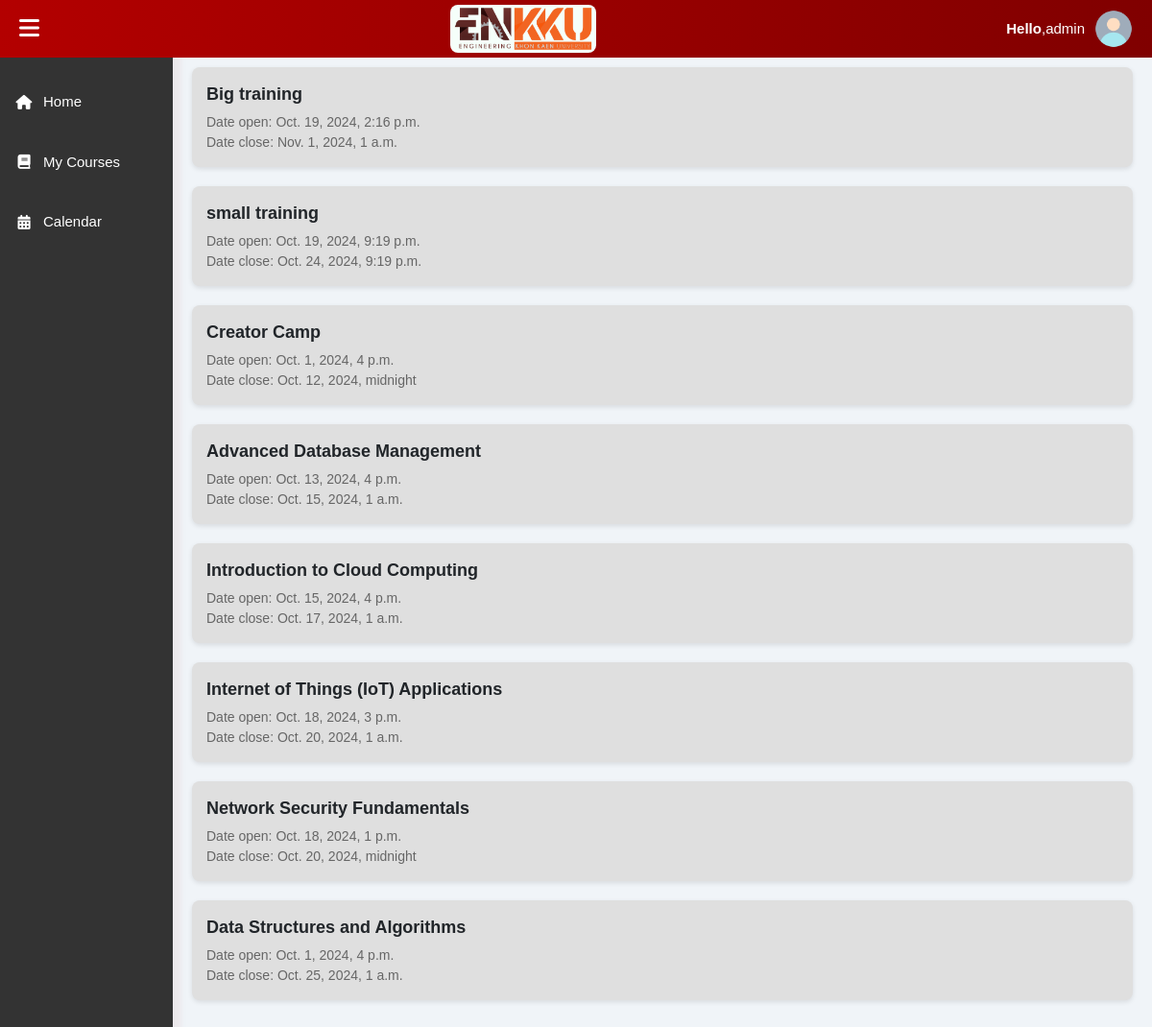
The page /user/calender (signed in) on the database its author committed.
### Training_project/general_APP/models.py (models this page shows, shortened)
class Course(models.Model):
    Title = models.CharField(max_length= 60)
    code = models.CharField(max_length=15,null=True,blank=True)
    image = models.ImageField(upload_to='general_APP/files/covers',blank=True)
    lecturer = models.CharField(max_length=60,null=True,blank=True)
    Info = models.TextField(null= True,blank=True)
    Date_open = models.DateTimeField(null=True)
    Date_close = models.DateTimeField(null=True)
    Is_open = models.BooleanField(default=True)
    Is_full = models.BooleanField(default=False)
    Enroll_by_user_info = models.ManyToManyField(
        to = User_info,
        through= 'general_APP.Enrollment',
        related_name='Enroll_in_course',
        )

### Training_project/app_user/views.py (the view)
# urls.py: path('calender', views.calender_page, name='calender'),
@login_required
def calender_page(request:HttpRequest):
    course = Course.objects.all()
    context = {'course':course}
    return render(request,'app_user/calender.html',context)

### Training_project/app_user/templates/app_user/calender.html (shortened to what this page needs)
{% extends "general_APP/general_home.html" %}
{% load static %}
{% block content %}
<div id="courses" class="list">
<div>
    {% for course_i in course %}
        <div class="item">
            <div class="title">{{ course_i.Title }}</div>
            <div class="course-dates">
                Date open: {{ course_i.Date_open }}<br>
                Date close: {{ course_i.Date_close }}
            </div>
        </div>
    {% endfor %}
</div>
{% endblock %}

### Training_project/general_APP/templates/general_APP/components/header.html (shortened to what this page needs)
{% load static %}
<header class="header">
    <div class="hamburger" id="hamburger" onclick="toggleSidebar()">
      <i class="fas fa-bars"></i>
    </div>
    <div class="ENKKU-brand">
      <a href="{% url 'user_homepage' %}">
        <img src="{% static 'general_APP/image/EN_KKU.png' %}" width="150px" alt="ENKKU Logo" />
      </a>
    </div>
    <div class="user-profile">
      {% if user.is_authenticated %}
        <span><b>Hello</b>,{{ user.username }}</span>
        <a href="{% url "profile" %}">
            <img src="{% static 'general_APP/image/profile.png' %}" alt="User Profile">
          </a>
      {% endif %}
    </div>
</header>

### Training_project/general_APP/static/general_APP/css/user_home.css (style rules this page uses)
* { box-sizing: border-box; margin: 0; padding: 0; }
body { font-family: 'Poppins', sans-serif; background-color: #f0f4f8; min-height: 100vh; position: relative; padding-bottom: 60px; }
.ENKKU-brand { background-color: #F5FFFA; border-radius: 8px; padding: 1px; display: flex; align-items: center; justify-content: center; }
.header { background: linear-gradient(90deg, #b30000, #800000); color: white; padding: 10px 20px; display: flex; justify-content: space-between; align-items: center; position: fixed; width: 100%; top: 0; z-index: 1001; height: 60px; }
.user-profile { font-size: 15px; display: flex; align-items: center; gap: 10px; }
.user-profile img { border-radius: 50%; width: 40px; height: 40px; }
.hamburger { font-size: 24px; cursor: pointer; }
.hamburger i { color: rgb(255, 255, 255); }

### Training_project/app_user/templates/app_user/calender.html (style rules this page uses)
.title { font-size: 18px; font-weight: bold; margin: 0; }
.course-dates { font-size: 14px; color: #666; margin-top: 5px; }
.list .item { align-items: flex-start; text-align: left; padding: 15px; margin-bottom: 20px; border-radius: 8px; }
.item { background-color: #dfdfdf; padding: 30px; box-shadow: 0 2px 5px rgba(0, 0, 0, 0.1); transition: transform 0.3s ease, box-shadow 0.3s ease; border-radius: 8px; box-sizing: 50px; }

### rows shown on the page
Course: Title "Big training", Date_open "Oct. 19, 2024, 2:16 p.m.", Date_close "Nov. 1, 2024, 1 a.m."
Course: Title "small training", Date_open "Oct. 19, 2024, 9:19 p.m.", Date_close "Oct. 24, 2024, 9:19 p.m."
Course: Title "Creator Camp", Date_open "Oct. 1, 2024, 4 p.m.", Date_close "Oct. 12, 2024, midnight"
Course: Title "Advanced Database Management", Date_open "Oct. 13, 2024, 4 p.m.", Date_close "Oct. 15, 2024, 1 a.m."
Course: Title "Introduction to Cloud Computing", Date_open "Oct. 15, 2024, 4 p.m.", Date_close "Oct. 17, 2024, 1 a.m."
Course: Title "Internet of Things (IoT) Applications", Date_open "Oct. 18, 2024, 3 p.m.", Date_close "Oct. 20, 2024, 1 a.m."
Course: Title "Network Security Fundamentals", Date_open "Oct. 18, 2024, 1 p.m.", Date_close "Oct. 20, 2024, midnight"
Course: Title "Data Structures and Algorithms", Date_open "Oct. 1, 2024, 4 p.m.", Date_close "Oct. 25, 2024, 1 a.m."

### other values the page prints
{{ user.username }} "admin admin"
